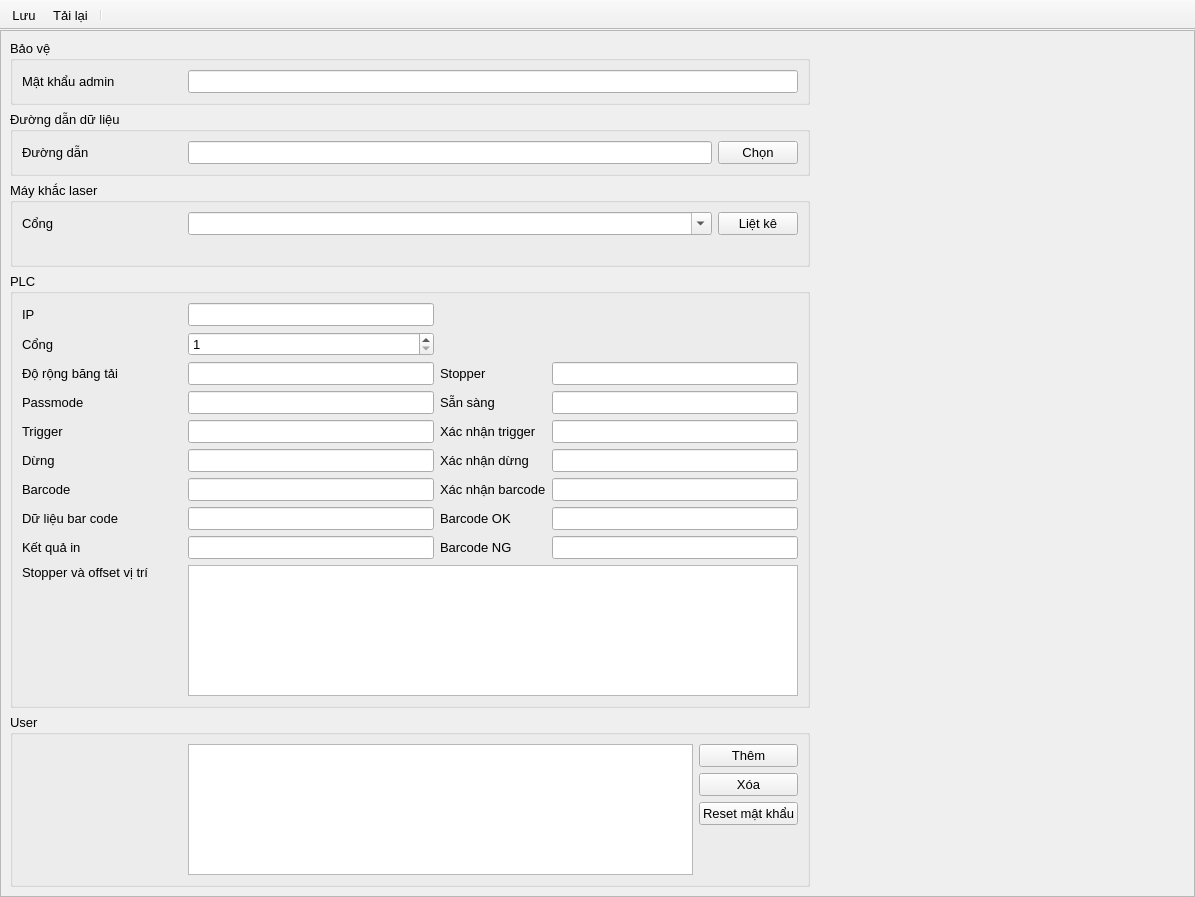
<?xml version="1.0" encoding="UTF-8"?>
<ui version="4.0">
 <class>SettingsWindow</class>
 <widget class="QMainWindow" name="SettingsWindow">
  <property name="geometry">
   <rect>
    <x>0</x>
    <y>0</y>
    <width>1195</width>
    <height>897</height>
   </rect>
  </property>
  <property name="font">
   <font>
    <pointsize>10</pointsize>
   </font>
  </property>
  <property name="windowTitle">
   <string>MainWindow</string>
  </property>
  <widget class="QWidget" name="centralwidget">
   <layout class="QGridLayout" name="gridLayout">
    <property name="leftMargin">
     <number>0</number>
    </property>
    <property name="topMargin">
     <number>0</number>
    </property>
    <property name="rightMargin">
     <number>0</number>
    </property>
    <property name="bottomMargin">
     <number>0</number>
    </property>
    <item row="0" column="0">
     <widget class="QScrollArea" name="scrollArea">
      <property name="minimumSize">
       <size>
        <width>0</width>
        <height>300</height>
       </size>
      </property>
      <property name="widgetResizable">
       <bool>true</bool>
      </property>
      <widget class="QWidget" name="scrollAreaWidgetContents">
       <property name="geometry">
        <rect>
         <x>0</x>
         <y>0</y>
         <width>1176</width>
         <height>979</height>
        </rect>
       </property>
       <layout class="QGridLayout" name="gridLayout_7">
        <item row="2" column="0">
         <widget class="QGroupBox" name="groupBox_3">
          <property name="minimumSize">
           <size>
            <width>800</width>
            <height>0</height>
           </size>
          </property>
          <property name="title">
           <string>Máy khắc laser</string>
          </property>
          <layout class="QGridLayout" name="gridLayout_4">
           <item row="1" column="1">
            <spacer name="horizontalSpacer_2">
             <property name="orientation">
              <enum>Qt::Horizontal</enum>
             </property>
             <property name="sizeHint" stdset="0">
              <size>
               <width>40</width>
               <height>20</height>
              </size>
             </property>
            </spacer>
           </item>
           <item row="0" column="0">
            <widget class="QLabel" name="label_7">
             <property name="minimumSize">
              <size>
               <width>160</width>
               <height>0</height>
              </size>
             </property>
             <property name="text">
              <string>Cổng</string>
             </property>
            </widget>
           </item>
           <item row="0" column="1">
            <widget class="QComboBox" name="cbxLaserPort">
             <property name="minimumSize">
              <size>
               <width>150</width>
               <height>0</height>
              </size>
             </property>
             <property name="editable">
              <bool>true</bool>
             </property>
            </widget>
           </item>
           <item row="0" column="2">
            <widget class="QPushButton" name="btnEnum">
             <property name="text">
              <string>Liệt kê</string>
             </property>
            </widget>
           </item>
          </layout>
         </widget>
        </item>
        <item row="5" column="0">
         <spacer name="verticalSpacer">
          <property name="orientation">
           <enum>Qt::Vertical</enum>
          </property>
          <property name="sizeHint" stdset="0">
           <size>
            <width>20</width>
            <height>40</height>
           </size>
          </property>
         </spacer>
        </item>
        <item row="3" column="0">
         <widget class="QGroupBox" name="groupBox_2">
          <property name="minimumSize">
           <size>
            <width>0</width>
            <height>0</height>
           </size>
          </property>
          <property name="title">
           <string>PLC</string>
          </property>
          <layout class="QGridLayout" name="gridLayout_3">
           <item row="11" column="0">
            <widget class="QLabel" name="label_10">
             <property name="text">
              <string>Stopper và offset vị trí</string>
             </property>
             <property name="alignment">
              <set>Qt::AlignLeading|Qt::AlignLeft|Qt::AlignTop</set>
             </property>
            </widget>
           </item>
           <item row="1" column="1">
            <widget class="QSpinBox" name="spxPLCPort">
             <property name="minimum">
              <number>1</number>
             </property>
             <property name="maximum">
              <number>65535</number>
             </property>
            </widget>
           </item>
           <item row="7" column="1">
            <widget class="QLineEdit" name="txtRegStop"/>
           </item>
           <item row="6" column="3">
            <widget class="QLineEdit" name="txtRegTriggerConfirm"/>
           </item>
           <item row="9" column="2">
            <widget class="QLabel" name="label_18">
             <property name="text">
              <string>Barcode OK</string>
             </property>
            </widget>
           </item>
           <item row="0" column="1">
            <widget class="QLineEdit" name="txtPLCIP">
             <property name="minimumSize">
              <size>
               <width>150</width>
               <height>0</height>
              </size>
             </property>
            </widget>
           </item>
           <item row="8" column="3">
            <widget class="QLineEdit" name="txtRegBarcodeConfirm"/>
           </item>
           <item row="6" column="1">
            <widget class="QLineEdit" name="txtRegTrigger"/>
           </item>
           <item row="8" column="2">
            <widget class="QLabel" name="label_16">
             <property name="text">
              <string>Xác nhận barcode</string>
             </property>
            </widget>
           </item>
           <item row="6" column="2">
            <widget class="QLabel" name="label_12">
             <property name="text">
              <string>Xác nhận trigger</string>
             </property>
            </widget>
           </item>
           <item row="4" column="1">
            <widget class="QLineEdit" name="txtRegPassMode"/>
           </item>
           <item row="2" column="3">
            <widget class="QLineEdit" name="txtRegStopper"/>
           </item>
           <item row="0" column="0">
            <widget class="QLabel" name="label_2">
             <property name="minimumSize">
              <size>
               <width>160</width>
               <height>0</height>
              </size>
             </property>
             <property name="text">
              <string>IP</string>
             </property>
            </widget>
           </item>
           <item row="4" column="2">
            <widget class="QLabel" name="label_8">
             <property name="text">
              <string>Sẵn sàng</string>
             </property>
            </widget>
           </item>
           <item row="8" column="1">
            <widget class="QLineEdit" name="txtRegBarCode"/>
           </item>
           <item row="9" column="1">
            <widget class="QLineEdit" name="txtRegBarcodeData"/>
           </item>
           <item row="7" column="2">
            <widget class="QLabel" name="label_14">
             <property name="text">
              <string>Xác nhận dừng</string>
             </property>
            </widget>
           </item>
           <item row="9" column="0">
            <widget class="QLabel" name="label_17">
             <property name="text">
              <string>Dữ liệu bar code</string>
             </property>
            </widget>
           </item>
           <item row="7" column="0">
            <widget class="QLabel" name="label_13">
             <property name="text">
              <string>Dừng</string>
             </property>
            </widget>
           </item>
           <item row="9" column="3">
            <widget class="QLineEdit" name="txtRegBarcodeOK"/>
           </item>
           <item row="1" column="0">
            <widget class="QLabel" name="label_3">
             <property name="minimumSize">
              <size>
               <width>160</width>
               <height>0</height>
              </size>
             </property>
             <property name="text">
              <string>Cổng</string>
             </property>
            </widget>
           </item>
           <item row="4" column="0">
            <widget class="QLabel" name="label_6">
             <property name="text">
              <string>Passmode</string>
             </property>
            </widget>
           </item>
           <item row="7" column="3">
            <widget class="QLineEdit" name="txtRegStopConfirm"/>
           </item>
           <item row="8" column="0">
            <widget class="QLabel" name="label_15">
             <property name="text">
              <string>Barcode</string>
             </property>
            </widget>
           </item>
           <item row="2" column="2">
            <widget class="QLabel" name="label_5">
             <property name="text">
              <string>Stopper</string>
             </property>
            </widget>
           </item>
           <item row="6" column="0">
            <widget class="QLabel" name="label_9">
             <property name="text">
              <string>Trigger</string>
             </property>
            </widget>
           </item>
           <item row="4" column="3">
            <widget class="QLineEdit" name="txtRegSWReady"/>
           </item>
           <item row="10" column="0">
            <widget class="QLabel" name="label_19">
             <property name="text">
              <string>Kết quả in</string>
             </property>
            </widget>
           </item>
           <item row="10" column="2">
            <widget class="QLabel" name="label_20">
             <property name="text">
              <string>Barcode NG</string>
             </property>
            </widget>
           </item>
           <item row="10" column="1">
            <widget class="QLineEdit" name="txtRegPrintRes"/>
           </item>
           <item row="10" column="3">
            <widget class="QLineEdit" name="txtRegBarcodeNG"/>
           </item>
           <item row="11" column="1" colspan="3">
            <widget class="TableView" name="tbvStoppers">
             <attribute name="verticalHeaderMinimumSectionSize">
              <number>24</number>
             </attribute>
             <attribute name="verticalHeaderDefaultSectionSize">
              <number>24</number>
             </attribute>
            </widget>
           </item>
           <item row="2" column="1">
            <widget class="QLineEdit" name="txtRegCvWidth"/>
           </item>
           <item row="2" column="0">
            <widget class="QLabel" name="label_4">
             <property name="text">
              <string>Độ rộng băng tải</string>
             </property>
            </widget>
           </item>
          </layout>
         </widget>
        </item>
        <item row="2" column="1">
         <spacer name="horizontalSpacer">
          <property name="orientation">
           <enum>Qt::Horizontal</enum>
          </property>
          <property name="sizeHint" stdset="0">
           <size>
            <width>40</width>
            <height>20</height>
           </size>
          </property>
         </spacer>
        </item>
        <item row="4" column="0">
         <widget class="QGroupBox" name="groupBox_4">
          <property name="title">
           <string>User</string>
          </property>
          <layout class="QGridLayout" name="gridLayout_6">
           <item row="1" column="2">
            <widget class="QPushButton" name="tbnRemoveUser">
             <property name="text">
              <string>Xóa</string>
             </property>
            </widget>
           </item>
           <item row="0" column="2">
            <widget class="QPushButton" name="btnAddUser">
             <property name="text">
              <string>Thêm</string>
             </property>
            </widget>
           </item>
           <item row="2" column="2">
            <widget class="QPushButton" name="btnResetUser">
             <property name="text">
              <string>Reset mật khẩu</string>
             </property>
            </widget>
           </item>
           <item row="0" column="0">
            <widget class="QLabel" name="label_11">
             <property name="minimumSize">
              <size>
               <width>160</width>
               <height>0</height>
              </size>
             </property>
             <property name="text">
              <string/>
             </property>
            </widget>
           </item>
           <item row="3" column="2">
            <spacer name="verticalSpacer_2">
             <property name="orientation">
              <enum>Qt::Vertical</enum>
             </property>
             <property name="sizeHint" stdset="0">
              <size>
               <width>20</width>
               <height>40</height>
              </size>
             </property>
            </spacer>
           </item>
           <item row="0" column="1" rowspan="4">
            <widget class="TableView" name="tbvUsers">
             <property name="editTriggers">
              <set>QAbstractItemView::NoEditTriggers</set>
             </property>
             <attribute name="horizontalHeaderStretchLastSection">
              <bool>true</bool>
             </attribute>
             <attribute name="verticalHeaderMinimumSectionSize">
              <number>22</number>
             </attribute>
             <attribute name="verticalHeaderDefaultSectionSize">
              <number>22</number>
             </attribute>
            </widget>
           </item>
          </layout>
         </widget>
        </item>
        <item row="1" column="0">
         <widget class="QGroupBox" name="groupBox">
          <property name="title">
           <string>Đường dẫn dữ liệu</string>
          </property>
          <layout class="QGridLayout" name="gridLayout_2">
           <item row="0" column="0">
            <widget class="QLabel" name="label">
             <property name="minimumSize">
              <size>
               <width>160</width>
               <height>0</height>
              </size>
             </property>
             <property name="text">
              <string>Đường dẫn</string>
             </property>
            </widget>
           </item>
           <item row="0" column="1">
            <widget class="QLineEdit" name="txtDataDir"/>
           </item>
           <item row="0" column="2">
            <widget class="QPushButton" name="btnBrowseDataDir">
             <property name="text">
              <string>Chọn</string>
             </property>
            </widget>
           </item>
          </layout>
         </widget>
        </item>
        <item row="0" column="0">
         <widget class="QGroupBox" name="groupBox_5">
          <property name="title">
           <string>Bảo vệ</string>
          </property>
          <layout class="QHBoxLayout" name="horizontalLayout_2">
           <item>
            <widget class="QLabel" name="label_21">
             <property name="minimumSize">
              <size>
               <width>160</width>
               <height>0</height>
              </size>
             </property>
             <property name="text">
              <string>Mật khẩu admin</string>
             </property>
            </widget>
           </item>
           <item>
            <widget class="QLineEdit" name="txtPassword"/>
           </item>
          </layout>
         </widget>
        </item>
       </layout>
      </widget>
     </widget>
    </item>
   </layout>
  </widget>
  <widget class="QToolBar" name="toolBar">
   <property name="windowTitle">
    <string>toolBar</string>
   </property>
   <property name="movable">
    <bool>false</bool>
   </property>
   <property name="iconSize">
    <size>
     <width>80</width>
     <height>24</height>
    </size>
   </property>
   <property name="toolButtonStyle">
    <enum>Qt::ToolButtonTextUnderIcon</enum>
   </property>
   <attribute name="toolBarArea">
    <enum>TopToolBarArea</enum>
   </attribute>
   <attribute name="toolBarBreak">
    <bool>false</bool>
   </attribute>
   <addaction name="actionSave"/>
   <addaction name="actionLoad"/>
   <addaction name="separator"/>
  </widget>
  <action name="actionSave">
   <property name="icon">
    <iconset resource="../ui/icons.qrc">
     <normaloff>:/icons/save_48px.png</normaloff>:/icons/save_48px.png</iconset>
   </property>
   <property name="text">
    <string>Lưu</string>
   </property>
  </action>
  <action name="actionLoad">
   <property name="icon">
    <iconset resource="../ui/icons.qrc">
     <normaloff>:/icons/reset_48px.png</normaloff>:/icons/reset_48px.png</iconset>
   </property>
   <property name="text">
    <string>Tải lại</string>
   </property>
  </action>
 </widget>
 <customwidgets>
  <customwidget>
   <class>TableView</class>
   <extends>QTableView</extends>
   <header>tableview.h</header>
  </customwidget>
 </customwidgets>
 <resources>
  <include location="../ui/icons.qrc"/>
 </resources>
 <connections/>
</ui>
